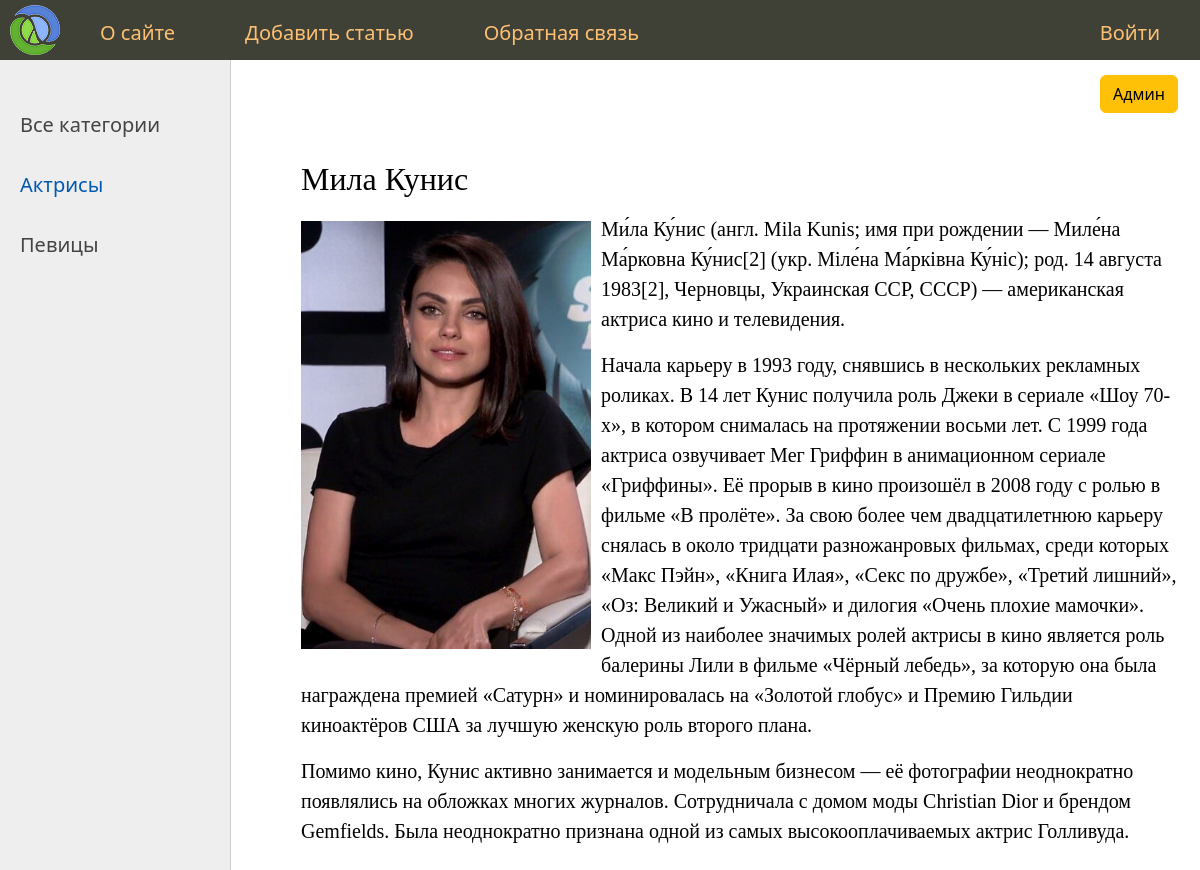
The page /post/mila-kunis/ on the database its author committed.
### women/models.py (models this page shows, shortened)
class Category(models.Model):
    name = models.CharField(
        max_length=100, db_index=True, verbose_name="Категория")
    slug = models.SlugField(max_length=100, unique=True,
                            db_index=True, verbose_name="URL")
    def get_absolute_url(self):
        return reverse('category', kwargs={'cat_slug': self.slug})
    class Meta:
        verbose_name = "Категория"
        verbose_name_plural = "Категории"
        ordering = ['name']

class Women(models.Model):
    title = models.CharField(max_length=255, verbose_name="Заголовок")
    slug = models.SlugField(max_length=255, unique=True,
                            db_index=True, verbose_name="URL")
    content = models.TextField(blank=True, verbose_name="Текст статьи")
    photo = models.ImageField(upload_to='photos/', verbose_name="Фото")
    time_create = models.DateTimeField(
        auto_now_add=True, verbose_name="Время создания")
    time_update = models.DateTimeField(
        auto_now=True, verbose_name="Время изменения")
    is_published = models.BooleanField(default=True, verbose_name="Публикация")
    cat = models.ForeignKey(
        'Category', on_delete=models.PROTECT, null=True, verbose_name="Категория")
    def __str__(self):
        return self.title
    class Meta:
        verbose_name = "Известные женщины"
        verbose_name_plural = "Известные женщины"
        ordering = ['-time_create', 'title']

### women/views.py (the view)
# urls.py: path('post/<slug:post_slug>/', ShowPost.as_view(), name='post'),
class ShowPost(DetailView):
    model = Women
    template_name = 'women/post.html'
    slug_url_kwarg = 'post_slug'
    context_object_name = 'post'
    def get_context_data(self, **kwargs: Any) -> dict[str, Any]:
        context = super().get_context_data(**kwargs)
        context['menu'] = menu
        context['cats'] = Category.objects.all()
        context['selected_cat'] = context['post'].cat_id
        context['title'] = context['post']
        return context

### women/templates/women/post.html
{% extends 'women/base.html' %}
{% block content %}
<h1>{{post.title}}</h1>
{% if post.photo %}
<p><img class="img-article-left" src="{{post.photo.url}}" /></p>
{% endif %}
{{post.content|linebreaks}}
{% endblock %}

### women/templates/women/base.html (shortened to what this page needs)
{% load static %}
<!DOCTYPE html>
<html>
	<head>
		<link
			type="text/css"
			href="{% static 'women/css/styles.css' %}"
			rel="stylesheet"
		/>
		<link
			rel="stylesheet"
			href="https://cdn.jsdelivr.net/npm/bootstrap@5.3.2/dist/css/bootstrap.min.css"
		/>
	</head>
	<body>
		<table class="table-page" border="0" cellpadding="0" cellspacing="0">
			<tr>
				<td valign="top">
					{% block mainmenu %}
					<div class="header">
						<ul id="mainmenu" class="mainmenu">
							<li class="logo">
								<a href="{% url 'index' %}"><div class="logo"></div></a>
							</li>
							{% for m in menu %}
							{% if not forloop.last %}
							<li><a href="{% url m.url_name %}">{{m.title}}</a></li>
							{% else %}
							<li class="last">
								<a href="{% url m.url_name %}">{{m.title}}</a>
							</li>
							{% endif %}
							{% endfor %}
						</ul>
						<a class="btn_warning" href="http://127.0.0.1:8000/admin/"
							><button class="btn btn-warning">Админ</button></a
						>
					</div>
					{% endblock mainmenu %}
					<table
						class="table-content"
						border="0"
						cellpadding="0"
						cellspacing="0"
					>
						<tr>
							<td valign="top" class="left-chapters">
								<ul id="leftchapters">
									{% if selected_cat == 0 %}
									<li class="selected">Все категории</li>
									{% else %}
									<li>
										<a href="{% url 'index' %}">Все категории</a>
									</li>
									{% endif %}
									{% for cat in cats %}
									{% if selected_cat == cat.pk %}
									<li class="selected">{{cat.name}}</li>
									{% else %}
									<li>
										<a href="{{cat.get_absolute_url}}">{{cat.name}}</a>
									</li>
									{% endif %}
									{% endfor %}
								</ul>
							</td>
							<td valign="top" class="content">
								<div class="content-text">
									{% block content %} {% endblock %}
								</div>
							</td>
						</tr>
					</table>
				</td>
			</tr>
		</table>
	</body>
</html>

### women/static/women/css/styles.css (style rules this page uses)
html, body { font-family: 'Arial'; margin: 0; padding: 0; height: 100%; width: 100%; color: #444; }
a { color: #0059b2; text-decoration: none; }
img { max-width: 600px; height: auto; }
img.img-article-left { max-width: 300px; height: auto; float: left; padding: 0 10px 10px 0; margin-top: 15px; }
.table-page { width: 100%; height: 100%; vertical-align: top; }
.table-page tr { height: 100%; }
.header { background: #3f4137; height: 60px; }
a.btn_warning { position: absolute; margin-top: 15px; margin-left: calc(100% - 100px); }
.logo { background: url('../images/logo.png') no-repeat 10px 5px; width: 70px; height: 60px; }
ul.mainmenu { list-style: none; margin: 0; padding: 0; height: 60px; color: #fdc073; font-size: 20px; overflow: hidden; }
ul.mainmenu li { float: left; margin: 18px 40px 0 30px; }
ul.mainmenu li.logo { margin: 0; }
ul.mainmenu li.last { float: right; }
ul.mainmenu li a { color: #fdc073; text-decoration: none; }
.table-content { width: 100%; min-height: 100%; height: 100%; }
.left-chapters { margin: 0; background: #eee; border-right: 1px solid #ccc; min-height: 100%; }
.left-chapters ul { width: 230px; min-height: 100%; margin: 0; padding: 20px 10px 10px 20px; list-style: none; font-size: 20px; }
.left-chapters ul li { margin: 30px 0 0 0; color: #999; }
.left-chapters ul li.selected { color: #0059b2; }
.left-chapters ul li a { color: #444; text-decoration: none; }
.content { padding: 40px 20px 20px 40px; width: 100%; box-sizing: border-box; }
.content-text { margin: 60px 0 0 30px; color: #000; font-size: 20px; font-family: Yandex Sans Display Light; }
.content-text h1 { font-size: 32px; }

### rows shown on the page
Category: name "Актрисы"
Category: name "Певицы"
Women: title "Мила Кунис", photo (picture), content "Ми́ла Ку́нис (англ. Mila Kunis; имя при рождении — Миле́на Ма́рковна Ку́нис[2] (укр. Міле́на Ма́рківна Ку́ніс); род. 14 августа 1983[2], Черновцы, Украинская ССР, СССР) — американская актриса кино и телевидения. Начала карьеру в 1993 году, снявшись в нескольких рекламных роликах. В 14 лет Кунис получила роль Джеки в сериале «Шоу 70-х», в котором снималась на протяжении восьми лет. С 1999 года актриса озвучивает Мег Гриффин в анимационном сериале «Гриффины». Её прорыв в кино произошёл в 2008 году с ролью в фильме «В пролёте». За свою более чем двадцатилетнюю карьеру снялась в около тридцати разножанровых фильмах, среди которых «Макс Пэйн», «Книга Илая», «Секс по дружбе», «Третий лишний»,…"

### other values the page prints
{{ m.title }} "О сайте" "Добавить статью" "Обратная связь"
{{ m.title }} "Войти"
